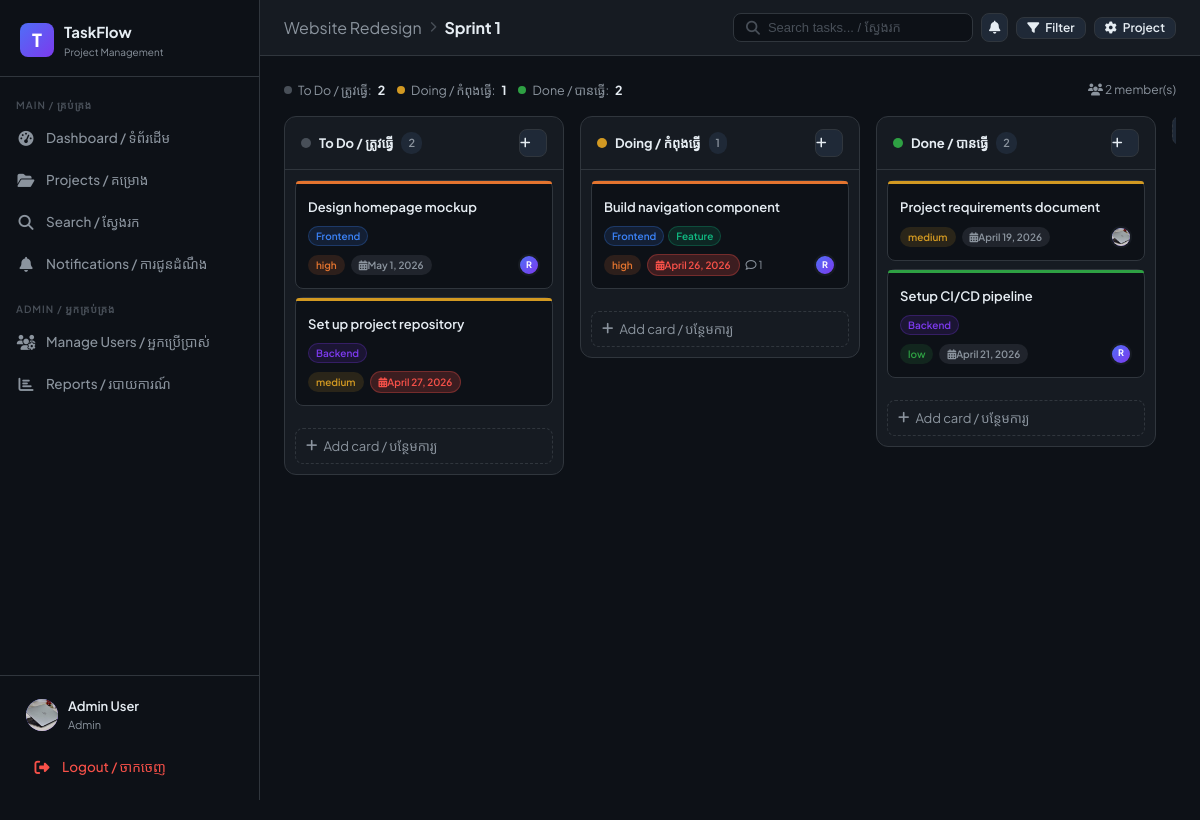
/projects/1/boards/1/ (signed in), run on the app's committed database.
### core/models.py (models this page shows, shortened)
class User(AbstractUser):
    ROLE_CHOICES = [('admin', 'Admin'), ('member', 'Member')]
    role = models.CharField(max_length=10, choices=ROLE_CHOICES, default='member')
    avatar = models.ImageField(upload_to='avatars/', blank=True, null=True)
    is_active = models.BooleanField(default=True)
    @property
    def is_admin(self):
        return self.role == 'admin'

class Project(models.Model):
    STATUS_CHOICES = [('active', 'Active'), ('archived', 'Archived')]
    owner = models.ForeignKey(User, on_delete=models.CASCADE, related_name='owned_projects')
    name = models.CharField(max_length=150)
    description = models.TextField(blank=True)
    status = models.CharField(max_length=10, choices=STATUS_CHOICES, default='active')
    created_at = models.DateTimeField(auto_now_add=True)
    updated_at = models.DateTimeField(auto_now=True)

class Board(models.Model):
    project = models.ForeignKey(Project, on_delete=models.CASCADE, related_name='boards')
    name = models.CharField(max_length=100)
    background = models.CharField(max_length=50, blank=True, default='#1e293b')
    position = models.IntegerField(default=0)
    created_at = models.DateTimeField(auto_now_add=True)
    class Meta:
        ordering = ['position']

class List(models.Model):
    board = models.ForeignKey(Board, on_delete=models.CASCADE, related_name='lists')
    title = models.CharField(max_length=100)
    position = models.IntegerField(default=0)
    created_at = models.DateTimeField(auto_now_add=True)
    class Meta:
        ordering = ['position']

class Card(models.Model):
    PRIORITY_CHOICES = [('low', 'Low'), ('medium', 'Medium'), ('high', 'High'), ('critical', 'Critical')]
    STATUS_CHOICES = [('todo', 'To Do'), ('doing', 'Doing'), ('done', 'Done')]
    list = models.ForeignKey(List, on_delete=models.CASCADE, related_name='cards')
    created_by = models.ForeignKey(User, on_delete=models.CASCADE, related_name='created_cards')
    title = models.CharField(max_length=200)
    description = models.TextField(blank=True)
    priority = models.CharField(max_length=10, choices=PRIORITY_CHOICES, default='medium')
    status = models.CharField(max_length=10, choices=STATUS_CHOICES, default='todo')
    deadline = models.DateField(null=True, blank=True)
    position = models.IntegerField(default=0)
    labels = models.ManyToManyField(Label, blank=True, related_name='cards')
    assignees = models.ManyToManyField(User, blank=True, related_name='assigned_cards', through='CardAssignment')
    created_at = models.DateTimeField(auto_now_add=True)
    updated_at = models.DateTimeField(auto_now=True)
    class Meta:
        ordering = ['position']
    @property
    def is_overdue(self):
        if self.deadline and self.status != 'done':
            return self.deadline < timezone.now().date()
        return False

class Label(models.Model):
    project = models.ForeignKey(Project, on_delete=models.CASCADE, related_name='labels')
    name = models.CharField(max_length=50)
    color = models.CharField(max_length=20, default='#3b82f6')

### core/views.py (the view)
# urls.py: path('projects/<int:project_id>/boards/<int:board_id>/', views.board_view, name='board'),
@login_required
def board_view(request, project_id, board_id):
    project = get_object_or_404(Project, id=project_id)
    board = get_object_or_404(Board, id=board_id, project=project)
    can_access = (
        request.user.is_admin or
        project.owner == request.user or
        ProjectMember.objects.filter(project=project, user=request.user).exists()
    )
    if not can_access:
        return redirect('projects')
    lists = board.lists.prefetch_related('cards__assignees', 'cards__labels').all()
    members = ProjectMember.objects.filter(project=project).select_related('user')
    labels = project.labels.all()
    all_boards = project.boards.all()
    context = {
        'project': project,
        'board': board,
        'lists': lists,
        'members': members,
        'labels': labels,
        'all_boards': all_boards,
        'unread_count': request.user.notifications.filter(is_read=False).count(),
    }
    return render(request, 'board/kanban.html', context)

### templates/board/kanban.html (shortened to what this page needs)
{% extends 'base.html' %}
{% block page_title %}
<div style="display:flex;align-items:center;gap:8px">
  <a href="{% url 'project_detail' project.id %}" style="color:var(--text-muted);text-decoration:none;font-weight:400">{{ project.name }}</a>
  <i class="fa-solid fa-chevron-right" style="font-size:11px;color:var(--text-faint)"></i>
  <span>{{ board.name }}</span>
</div>
{% endblock %}
{% block topbar_extra %}
<div style="display:flex;gap:8px;align-items:center">
  <button class="btn btn-secondary btn-sm" onclick="showModal('filterModal')">
    <i class="fa-solid fa-filter"></i> Filter
  </button>
  <a href="{% url 'project_detail' project.id %}" class="btn btn-secondary btn-sm">
    <i class="fa-solid fa-gear"></i> Project
  </a>
</div>
{% endblock %}
{% block content %}
<div style="display:flex;align-items:center;gap:12px;margin-bottom:16px;flex-wrap:wrap">
  {% for l in lists %}
  <div style="display:flex;align-items:center;gap:6px;font-size:12.5px;color:var(--text-muted)">
    <span style="width:8px;height:8px;border-radius:50%;background:{% if 'Do' in l.title and 'ing' in l.title %}var(--yellow){% elif 'Done' in l.title %}var(--green){% else %}var(--text-faint){% endif %}"></span>
    {{ l.title }}: <strong style="color:var(--text-primary)">{{ l.cards.count }}</strong>
  </div>
  {% endfor %}
  <div style="margin-left:auto;display:flex;gap:8px">
    <div style="font-size:12px;color:var(--text-muted)">
      <i class="fa-solid fa-users"></i> {{ members|length }} member(s)
    </div>
  </div>
</div>
<div class="kanban-board" id="kanbanBoard">
  {% for list in lists %}
  <div class="kanban-col" data-list-id="{{ list.id }}">
    <div class="kanban-col-header">
      <div style="display:flex;align-items:center;gap:8px">
        <span style="width:10px;height:10px;border-radius:50%;background:{% if 'Doing' in list.title %}var(--yellow){% elif 'Done' in list.title %}var(--green){% else %}var(--text-faint){% endif %}"></span>
        <span class="kanban-col-title">{{ list.title }}</span>
        <span class="col-count">{{ list.cards.count }}</span>
      </div>
      <button class="btn btn-icon btn-secondary" style="width:28px;height:28px;padding:0;font-size:12px" onclick="toggleAddCard({{ list.id }})">
        <i class="fa-solid fa-plus"></i>
      </button>
    </div>
    <div class="kanban-cards" id="cards-{{ list.id }}" ondragover="dragOver(event)" ondrop="drop(event, {{ list.id }})">
      {% for card in list.cards.all %}
      <div class="kanban-card" id="card-{{ card.id }}" draggable="true"
           ondragstart="dragStart(event, {{ card.id }})"
           ondragend="dragEnd(event)"
           onclick="window.location='{% url 'card_detail' card.id %}'">
        <div class="card-priority-bar {{ card.priority }}"></div>
        <div class="kanban-card-title">{{ card.title }}</div>
        {% if card.labels.all %}
        <div style="display:flex;flex-wrap:wrap;gap:4px;margin-bottom:6px">
          {% for label in card.labels.all %}
          <span style="background:{{ label.color }}22;border:1px solid {{ label.color }}44;color:{{ label.color }};padding:1px 7px;border-radius:10px;font-size:10px;font-weight:600">{{ label.name }}</span>
          {% endfor %}
        </div>
        {% endif %}
        <div class="card-meta">
          <span class="badge badge-{{ card.priority }}" style="font-size:10px">{{ card.priority }}</span>
          {% if card.deadline %}
          <span class="badge {% if card.is_overdue %}badge-overdue{% else %}badge-todo{% endif %}" style="font-size:10px">
            <i class="fa-solid fa-calendar-days"></i> {{ card.deadline }}
          </span>
          {% endif %}
          {% if card.comments.count %}
          <span style="font-size:11px;color:var(--text-muted)"><i class="fa-regular fa-comment"></i> {{ card.comments.count }}</span>
          {% endif %}
          <div class="card-assignees">
            {% for assignee in card.assignees.all|slice:":3" %}
            <div class="card-assignee-avatar" title="{{ assignee.username }}">
              {% if assignee.avatar %}<img src="{{ assignee.avatar.url }}" style="width:100%;height:100%;object-fit:cover;border-radius:50%">
              {% else %}{{ assignee.username|first|upper }}{% endif %}
            </div>
            {% endfor %}
          </div>
        </div>
      </div>
      {% endfor %}
    </div>
    <button class="add-card-btn" onclick="toggleAddCard({{ list.id }})">
      <i class="fa-solid fa-plus"></i> Add card / បន្ថែមការ្យ
    </button>
  </div>
  {% endfor %}
  <div style="flex-shrink:0;width:280px">
    <div id="addListToggle">
      <button class="btn btn-secondary" onclick="document.getElementById('addListToggle').style.display='none';document.getElementById('addListForm').style.display='block'" style="width:100%;justify-content:center;border-style:dashed">
      </button>
    </div>
  </div>
</div>
{% endblock %}

### templates/base.html (shortened to what this page needs)
{% load static %}
<!DOCTYPE html>
<html lang="km-en">
<head>
<link rel="stylesheet" href="{% static 'css/main.css' %}">
<link rel="stylesheet" href="https://cdnjs.cloudflare.com/ajax/libs/font-awesome/6.5.0/css/all.min.css">
</head>
<body>
<aside class="sidebar" id="sidebar">
  <div class="sidebar-logo">
    <div class="logo-icon">T</div>
    <div>
      <div class="logo-text">TaskFlow</div>
      <div class="logo-sub">Project Management</div>
    </div>
  </div>
  <nav class="sidebar-nav">
    <div class="nav-section">Main / គ្រប់គ្រង</div>
    <a href="{% url 'dashboard' %}" class="nav-link {% if request.resolver_match.url_name == 'dashboard' %}active{% endif %}">
      <span class="nav-icon"><i class="fa-solid fa-gauge-high"></i></span>
      Dashboard / ទំព័រដើម
    </a>
    <a href="{% url 'projects' %}" class="nav-link {% if 'project' in request.resolver_match.url_name %}active{% endif %}">
      <span class="nav-icon"><i class="fa-solid fa-folder-open"></i></span>
      Projects / គម្រោង
    </a>
    <a href="{% url 'search' %}" class="nav-link {% if request.resolver_match.url_name == 'search' %}active{% endif %}">
      <span class="nav-icon"><i class="fa-solid fa-magnifying-glass"></i></span>
      Search / ស្វែងរក
    </a>
    <a href="{% url 'notifications' %}" class="nav-link {% if request.resolver_match.url_name == 'notifications' %}active{% endif %}">
      <span class="nav-icon"><i class="fa-solid fa-bell"></i></span>
      Notifications / ការជូនដំណឹង
    </a>
    {% if user.is_admin %}
    <div class="nav-section" style="margin-top:8px">Admin / អ្នកគ្រប់គ្រង</div>
    <a href="{% url 'admin_users' %}" class="nav-link {% if request.resolver_match.url_name == 'admin_users' %}active{% endif %}">
      <span class="nav-icon"><i class="fa-solid fa-users-gear"></i></span>
      Manage Users / អ្នកប្រើប្រាស់
    </a>
    <a href="{% url 'admin_reports' %}" class="nav-link {% if request.resolver_match.url_name == 'admin_reports' %}active{% endif %}">
      <span class="nav-icon"><i class="fa-solid fa-chart-bar"></i></span>
      Reports / របាយការណ៍
    </a>
    {% endif %}
  </nav>
  <div class="sidebar-footer">
    <a href="{% url 'profile' %}" class="user-card">
      <div class="user-avatar">
        {% if user.avatar %}<img src="{{ user.avatar.url }}" alt="">
        {% else %}{{ user.username|first|upper }}{% endif %}
      </div>
      <div class="user-info">
        <div class="user-name">{{ user.get_full_name|default:user.username }}</div>
        <div class="user-role">{{ user.role }}</div>
      </div>
    </a>
    <a href="{% url 'logout' %}" class="nav-link" style="margin-top:4px; color: var(--red)">
      <span class="nav-icon"><i class="fa-solid fa-right-from-bracket"></i></span>
      Logout / ចាកចេញ
    </a>
  </div>
</aside>
<div class="main-content">
  <div class="topbar">
    <div class="topbar-title">{% block page_title %}{% endblock %}</div>
    <div class="topbar-actions">
      <form action="{% url 'search' %}" method="get" class="search-bar">
        <i class="fa-solid fa-magnifying-glass" style="color:var(--text-faint)"></i>
        <input type="text" name="q" placeholder="Search tasks... / ស្វែងរក" value="{{ request.GET.q }}">
      </form>
      <a href="{% url 'notifications' %}" class="btn btn-icon btn-secondary" style="position:relative">
        <i class="fa-solid fa-bell"></i>
      </a>
      {% block topbar_extra %}{% endblock %}
    </div>
  </div>
  <div class="page-content">
    {% block content %}{% endblock %}
  </div>
</div>
</body>
</html>

### templates/board/kanban.html (style rules this page uses)
.kanban-board { padding-bottom: 24px; }

### data on the page
User: avatar (picture), get_full_name "Admin User", role "Admin"
Project: name "Website Redesign"
Board: name "Sprint 1"
List: title "To Do / ត្រូវធ្វើ", cards.count "2"
List: title "Doing / កំពុងធ្វើ", cards.count "1"
List: title "Done / បានធ្វើ", cards.count "2"
Card: title "Design homepage mockup", priority "high", deadline "May 1, 2026"
Label: name "Frontend"
User: username|first "R"
Card: title "Set up project repository", priority "medium", deadline "April 27, 2026"
Label: name "Backend"
Card: title "Build navigation component", priority "high", deadline "April 26, 2026", comments.count "1"
Label: name "Feature"
Card: title "Project requirements document", priority "medium", deadline "April 19, 2026"
Card: title "Setup CI/CD pipeline", priority "low", deadline "April 21, 2026"

### other printed values
{{ members|length }} "2"
